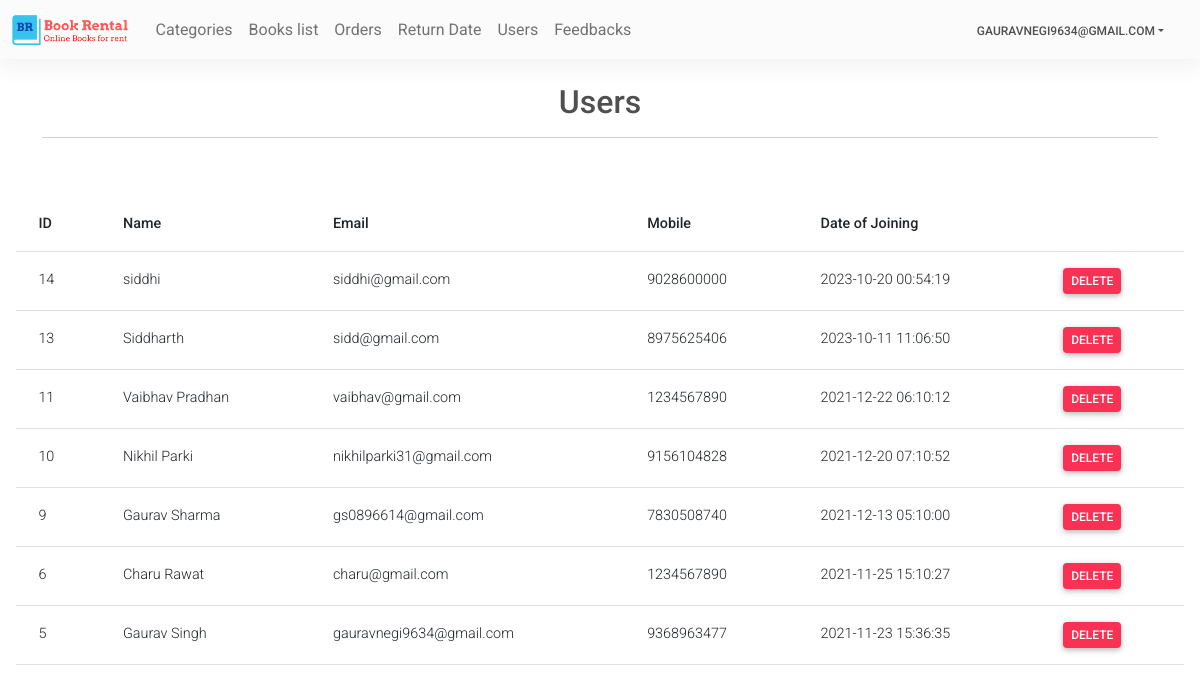
The app's page /Admin/users.php (signed in) with its own data.
### tables this page shows
CREATE TABLE `users` (
  `id` int(11) NOT NULL,
  `name` varchar(80) NOT NULL,
  `email` varchar(50) NOT NULL,
  `mobile` bigint(20) NOT NULL,
  `doj` datetime NOT NULL,
  `password` varchar(255) NOT NULL
);

### Admin/users.php (the view, shortened to what this page needs)
<?php
require('topNav.php');
$sql = "select * from users order by id desc";
$res = mysqli_query($con, $sql);
?>
<main>
    <div class="container pt-4">
        <h4 class="fs-2 text-center ">Users</h4>
        <hr>
        <br>
    </div>
    <div class="card-body">
        <table class="table">
            <thead>
                <tr>
                    <th>ID</th>
                    <th>Name</th>
                    <th>Email</th>
                    <th>Mobile</th>
                    <th>Date of Joining</th>
                    <th></th>
                </tr>
            </thead>
            <tbody>
                <?php
        while ($row = mysqli_fetch_assoc($res)) { ?>
                <tr>
                    <td> <?php echo $row['id'] ?> </td>
                    <td> <?php echo $row['name'] ?> </td>
                    <td> <?php echo $row['email'] ?> </td>
                    <td> <?php echo $row['mobile'] ?> </td>
                    <td> <?php echo $row['doj'] ?> </td>
                    <td> <?php echo "<a class='link-white btn btn-danger px-2 py-1' href='?type=delete&id=" . $row['id'] .
                    "'>Delete</a>"; ?>
                    </td>
                </tr>
                <?php } ?>
            </tbody>
        </table>
    </div>
</main>
</body>
</html>

### records on screen
users: id "14", name "siddhi", email "siddhi@gmail.com", mobile "9028600000", doj "2023-10-20 00:54:19"
users: id "13", name "Siddharth", email "sidd@gmail.com", mobile "8975625406", doj "2023-10-11 11:06:50"
users: id "11", name "Vaibhav Pradhan", email "vaibhav@gmail.com", mobile "1234567890", doj "2021-12-22 06:10:12"
users: id "10", name "Nikhil Parki", email "nikhilparki31@gmail.com", mobile "9156104828", doj "2021-12-20 07:10:52"
users: id "9", name "Gaurav Sharma", email "gs0896614@gmail.com", mobile "7830508740", doj "2021-12-13 05:10:00"
users: id "6", name "Charu Rawat", email "charu@gmail.com", mobile "1234567890", doj "2021-11-25 15:10:27"
users: id "5", name "Gaurav Singh", email "gauravnegi9634@gmail.com", mobile "9368963477", doj "2021-11-23 15:36:35"

### other values on screen
$userName "GAURAVNEGI9634@GMAIL.COM"
